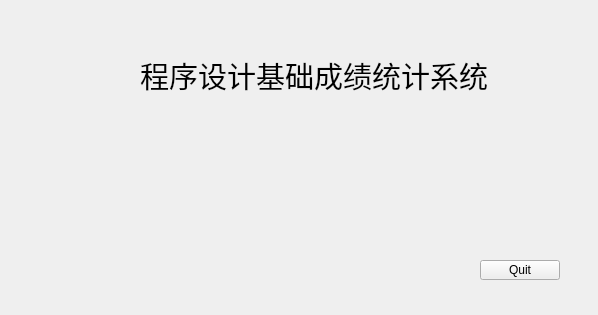
<?xml version="1.0" encoding="UTF-8"?>
<ui version="4.0">
 <class>Widget</class>
 <widget class="QWidget" name="Widget">
  <property name="geometry">
   <rect>
    <x>0</x>
    <y>0</y>
    <width>598</width>
    <height>315</height>
   </rect>
  </property>
  <property name="windowTitle">
   <string>Widget</string>
  </property>
  <widget class="QLabel" name="Title">
   <property name="geometry">
    <rect>
     <x>140</x>
     <y>60</y>
     <width>351</width>
     <height>31</height>
    </rect>
   </property>
   <property name="font">
    <font>
     <family>Adobe Devanagari</family>
     <pointsize>22</pointsize>
    </font>
   </property>
   <property name="text">
    <string>程序设计基础成绩统计系统</string>
   </property>
  </widget>
  <widget class="QPushButton" name="QuitBut">
   <property name="geometry">
    <rect>
     <x>480</x>
     <y>260</y>
     <width>80</width>
     <height>20</height>
    </rect>
   </property>
   <property name="text">
    <string>Quit</string>
   </property>
  </widget>
 </widget>
 <resources/>
 <connections>
  <connection>
   <sender>QuitBut</sender>
   <signal>clicked()</signal>
   <receiver>Widget</receiver>
   <slot>close()</slot>
   <hints>
    <hint type="sourcelabel">
     <x>519</x>
     <y>269</y>
    </hint>
    <hint type="destinationlabel">
     <x>399</x>
     <y>299</y>
    </hint>
   </hints>
  </connection>
 </connections>
</ui>
